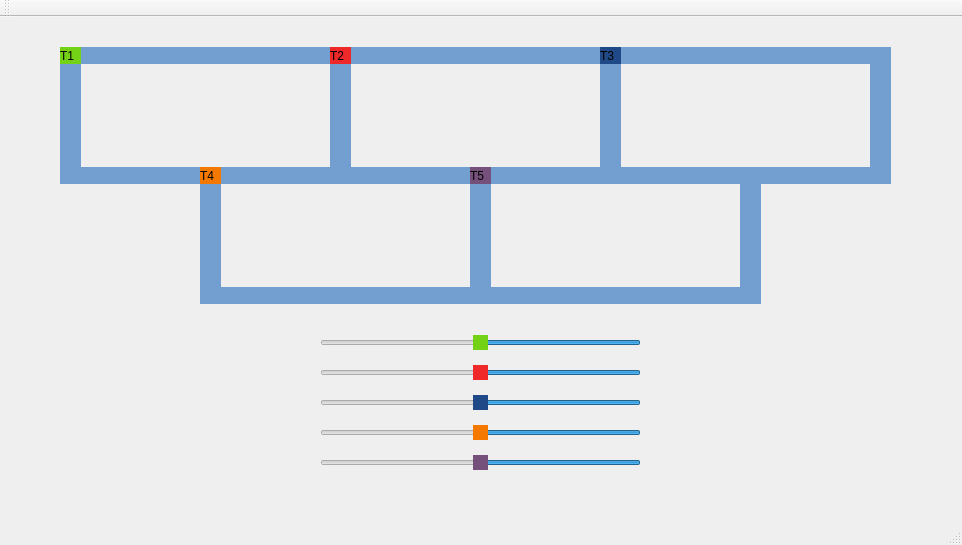
<?xml version="1.0" encoding="UTF-8"?>
<ui version="4.0">
 <class>MainWindow</class>
 <widget class="QMainWindow" name="MainWindow">
  <property name="geometry">
   <rect>
    <x>0</x>
    <y>0</y>
    <width>962</width>
    <height>545</height>
   </rect>
  </property>
  <property name="windowTitle">
   <string>MainWindow</string>
  </property>
  <widget class="QWidget" name="centralWidget">
   <widget class="QLabel" name="label_trem1">
    <property name="geometry">
     <rect>
      <x>60</x>
      <y>30</y>
      <width>21</width>
      <height>17</height>
     </rect>
    </property>
    <property name="styleSheet">
     <string notr="true">QLabel { background: rgb(115, 210, 22)}</string>
    </property>
    <property name="text">
     <string>T1</string>
    </property>
   </widget>
   <widget class="QLabel" name="label_trilho1">
    <property name="geometry">
     <rect>
      <x>80</x>
      <y>30</y>
      <width>250</width>
      <height>17</height>
     </rect>
    </property>
    <property name="styleSheet">
     <string notr="true">QLabel { background: rgb(114, 159, 207)}</string>
    </property>
    <property name="text">
     <string/>
    </property>
   </widget>
   <widget class="QLabel" name="label_trilho2">
    <property name="geometry">
     <rect>
      <x>80</x>
      <y>150</y>
      <width>250</width>
      <height>17</height>
     </rect>
    </property>
    <property name="styleSheet">
     <string notr="true">QLabel { background: rgb(114, 159, 207)}</string>
    </property>
    <property name="text">
     <string/>
    </property>
   </widget>
   <widget class="QLabel" name="label_trilho3">
    <property name="geometry">
     <rect>
      <x>330</x>
      <y>30</y>
      <width>21</width>
      <height>137</height>
     </rect>
    </property>
    <property name="styleSheet">
     <string notr="true">QLabel { background: rgb(114, 159, 207)}</string>
    </property>
    <property name="text">
     <string/>
    </property>
   </widget>
   <widget class="QLabel" name="label_trilho4">
    <property name="geometry">
     <rect>
      <x>60</x>
      <y>30</y>
      <width>21</width>
      <height>137</height>
     </rect>
    </property>
    <property name="styleSheet">
     <string notr="true">QLabel { background: rgb(114, 159, 207)}</string>
    </property>
    <property name="text">
     <string/>
    </property>
   </widget>
   <widget class="QLabel" name="label_trilho4_2">
    <property name="geometry">
     <rect>
      <x>600</x>
      <y>30</y>
      <width>21</width>
      <height>137</height>
     </rect>
    </property>
    <property name="styleSheet">
     <string notr="true">QLabel { background: rgb(114, 159, 207)}</string>
    </property>
    <property name="text">
     <string/>
    </property>
   </widget>
   <widget class="QLabel" name="label_trilho1_2">
    <property name="geometry">
     <rect>
      <x>350</x>
      <y>30</y>
      <width>250</width>
      <height>17</height>
     </rect>
    </property>
    <property name="styleSheet">
     <string notr="true">QLabel { background: rgb(114, 159, 207)}</string>
    </property>
    <property name="text">
     <string/>
    </property>
   </widget>
   <widget class="QLabel" name="label_trilho2_2">
    <property name="geometry">
     <rect>
      <x>350</x>
      <y>150</y>
      <width>250</width>
      <height>17</height>
     </rect>
    </property>
    <property name="styleSheet">
     <string notr="true">QLabel { background: rgb(114, 159, 207)}</string>
    </property>
    <property name="text">
     <string/>
    </property>
   </widget>
   <widget class="QLabel" name="label_trem2">
    <property name="geometry">
     <rect>
      <x>330</x>
      <y>30</y>
      <width>21</width>
      <height>17</height>
     </rect>
    </property>
    <property name="styleSheet">
     <string notr="true">QLabel { background: rgb(239, 41, 41)}</string>
    </property>
    <property name="text">
     <string>T2</string>
    </property>
   </widget>
   <widget class="QLabel" name="label_trem3">
    <property name="geometry">
     <rect>
      <x>600</x>
      <y>30</y>
      <width>21</width>
      <height>17</height>
     </rect>
    </property>
    <property name="styleSheet">
     <string notr="true">QLabel { background: rgb(32, 74, 135)}</string>
    </property>
    <property name="text">
     <string>T3</string>
    </property>
   </widget>
   <widget class="QLabel" name="label_trilho1_3">
    <property name="geometry">
     <rect>
      <x>620</x>
      <y>30</y>
      <width>250</width>
      <height>17</height>
     </rect>
    </property>
    <property name="styleSheet">
     <string notr="true">QLabel { background: rgb(114, 159, 207)}</string>
    </property>
    <property name="text">
     <string/>
    </property>
   </widget>
   <widget class="QLabel" name="label_trilho4_3">
    <property name="geometry">
     <rect>
      <x>870</x>
      <y>30</y>
      <width>21</width>
      <height>137</height>
     </rect>
    </property>
    <property name="styleSheet">
     <string notr="true">QLabel { background: rgb(114, 159, 207)}</string>
    </property>
    <property name="text">
     <string/>
    </property>
   </widget>
   <widget class="QLabel" name="label_trilho2_3">
    <property name="geometry">
     <rect>
      <x>620</x>
      <y>150</y>
      <width>250</width>
      <height>17</height>
     </rect>
    </property>
    <property name="styleSheet">
     <string notr="true">QLabel { background: rgb(114, 159, 207)}</string>
    </property>
    <property name="text">
     <string/>
    </property>
   </widget>
   <widget class="QLabel" name="label_trilho1_4">
    <property name="geometry">
     <rect>
      <x>220</x>
      <y>270</y>
      <width>250</width>
      <height>17</height>
     </rect>
    </property>
    <property name="styleSheet">
     <string notr="true">QLabel { background: rgb(114, 159, 207)}</string>
    </property>
    <property name="text">
     <string/>
    </property>
   </widget>
   <widget class="QLabel" name="label_trilho1_5">
    <property name="geometry">
     <rect>
      <x>490</x>
      <y>270</y>
      <width>250</width>
      <height>17</height>
     </rect>
    </property>
    <property name="styleSheet">
     <string notr="true">QLabel { background: rgb(114, 159, 207)}</string>
    </property>
    <property name="text">
     <string/>
    </property>
   </widget>
   <widget class="QLabel" name="label_trilho4_4">
    <property name="geometry">
     <rect>
      <x>200</x>
      <y>150</y>
      <width>21</width>
      <height>137</height>
     </rect>
    </property>
    <property name="styleSheet">
     <string notr="true">QLabel { background: rgb(114, 159, 207)}</string>
    </property>
    <property name="text">
     <string/>
    </property>
   </widget>
   <widget class="QLabel" name="label_trilho4_5">
    <property name="geometry">
     <rect>
      <x>470</x>
      <y>150</y>
      <width>21</width>
      <height>137</height>
     </rect>
    </property>
    <property name="styleSheet">
     <string notr="true">QLabel { background: rgb(114, 159, 207)}</string>
    </property>
    <property name="text">
     <string/>
    </property>
   </widget>
   <widget class="QLabel" name="label_trilho4_6">
    <property name="geometry">
     <rect>
      <x>740</x>
      <y>150</y>
      <width>21</width>
      <height>137</height>
     </rect>
    </property>
    <property name="styleSheet">
     <string notr="true">QLabel { background: rgb(114, 159, 207)}</string>
    </property>
    <property name="text">
     <string/>
    </property>
   </widget>
   <widget class="QLabel" name="label_trem4">
    <property name="geometry">
     <rect>
      <x>200</x>
      <y>150</y>
      <width>21</width>
      <height>17</height>
     </rect>
    </property>
    <property name="styleSheet">
     <string notr="true">QLabel { background: rgb(245, 121, 0)}</string>
    </property>
    <property name="text">
     <string>T4</string>
    </property>
   </widget>
   <widget class="QLabel" name="label_trem5">
    <property name="geometry">
     <rect>
      <x>470</x>
      <y>150</y>
      <width>21</width>
      <height>17</height>
     </rect>
    </property>
    <property name="styleSheet">
     <string notr="true">QLabel { background: rgb(117, 80, 123)}</string>
    </property>
    <property name="text">
     <string>T5</string>
    </property>
   </widget>
   <widget class="QSlider" name="slider_trem1">
    <property name="geometry">
     <rect>
      <x>320</x>
      <y>310</y>
      <width>321</width>
      <height>31</height>
     </rect>
    </property>
    <property name="layoutDirection">
     <enum>Qt::RightToLeft</enum>
    </property>
    <property name="styleSheet">
     <string notr="true">QSlider::handle:horizontal {background: rgb(115, 210, 22)}</string>
    </property>
    <property name="minimum">
     <number>0</number>
    </property>
    <property name="maximum">
     <number>200</number>
    </property>
    <property name="singleStep">
     <number>10</number>
    </property>
    <property name="pageStep">
     <number>10</number>
    </property>
    <property name="value">
     <number>100</number>
    </property>
    <property name="sliderPosition">
     <number>100</number>
    </property>
    <property name="orientation">
     <enum>Qt::Horizontal</enum>
    </property>
    <property name="invertedAppearance">
     <bool>false</bool>
    </property>
    <property name="invertedControls">
     <bool>false</bool>
    </property>
   </widget>
   <widget class="QSlider" name="slider_trem2">
    <property name="geometry">
     <rect>
      <x>320</x>
      <y>340</y>
      <width>321</width>
      <height>31</height>
     </rect>
    </property>
    <property name="layoutDirection">
     <enum>Qt::RightToLeft</enum>
    </property>
    <property name="styleSheet">
     <string notr="true">QSlider::handle:horizontal {background: rgb(239, 41, 41)}</string>
    </property>
    <property name="minimum">
     <number>0</number>
    </property>
    <property name="maximum">
     <number>200</number>
    </property>
    <property name="singleStep">
     <number>10</number>
    </property>
    <property name="pageStep">
     <number>10</number>
    </property>
    <property name="value">
     <number>100</number>
    </property>
    <property name="sliderPosition">
     <number>100</number>
    </property>
    <property name="orientation">
     <enum>Qt::Horizontal</enum>
    </property>
    <property name="invertedAppearance">
     <bool>false</bool>
    </property>
    <property name="invertedControls">
     <bool>false</bool>
    </property>
   </widget>
   <widget class="QSlider" name="slider_trem3">
    <property name="geometry">
     <rect>
      <x>320</x>
      <y>370</y>
      <width>321</width>
      <height>31</height>
     </rect>
    </property>
    <property name="layoutDirection">
     <enum>Qt::RightToLeft</enum>
    </property>
    <property name="styleSheet">
     <string notr="true">QSlider::handle:horizontal {background: rgb(32, 74, 135)}</string>
    </property>
    <property name="minimum">
     <number>0</number>
    </property>
    <property name="maximum">
     <number>200</number>
    </property>
    <property name="singleStep">
     <number>10</number>
    </property>
    <property name="pageStep">
     <number>10</number>
    </property>
    <property name="value">
     <number>100</number>
    </property>
    <property name="sliderPosition">
     <number>100</number>
    </property>
    <property name="orientation">
     <enum>Qt::Horizontal</enum>
    </property>
    <property name="invertedAppearance">
     <bool>false</bool>
    </property>
    <property name="invertedControls">
     <bool>false</bool>
    </property>
   </widget>
   <widget class="QSlider" name="slider_trem4">
    <property name="geometry">
     <rect>
      <x>320</x>
      <y>400</y>
      <width>321</width>
      <height>31</height>
     </rect>
    </property>
    <property name="layoutDirection">
     <enum>Qt::RightToLeft</enum>
    </property>
    <property name="styleSheet">
     <string notr="true">QSlider::handle:horizontal {background: rgb(245, 121, 0)}</string>
    </property>
    <property name="minimum">
     <number>0</number>
    </property>
    <property name="maximum">
     <number>200</number>
    </property>
    <property name="singleStep">
     <number>10</number>
    </property>
    <property name="pageStep">
     <number>10</number>
    </property>
    <property name="value">
     <number>100</number>
    </property>
    <property name="sliderPosition">
     <number>100</number>
    </property>
    <property name="orientation">
     <enum>Qt::Horizontal</enum>
    </property>
    <property name="invertedAppearance">
     <bool>false</bool>
    </property>
    <property name="invertedControls">
     <bool>false</bool>
    </property>
   </widget>
   <widget class="QSlider" name="slider_trem5">
    <property name="geometry">
     <rect>
      <x>320</x>
      <y>430</y>
      <width>321</width>
      <height>31</height>
     </rect>
    </property>
    <property name="layoutDirection">
     <enum>Qt::RightToLeft</enum>
    </property>
    <property name="styleSheet">
     <string notr="true">QSlider::handle:horizontal {background: rgb(117, 80, 123)}</string>
    </property>
    <property name="minimum">
     <number>0</number>
    </property>
    <property name="maximum">
     <number>200</number>
    </property>
    <property name="singleStep">
     <number>10</number>
    </property>
    <property name="pageStep">
     <number>10</number>
    </property>
    <property name="value">
     <number>100</number>
    </property>
    <property name="sliderPosition">
     <number>100</number>
    </property>
    <property name="orientation">
     <enum>Qt::Horizontal</enum>
    </property>
    <property name="invertedAppearance">
     <bool>false</bool>
    </property>
    <property name="invertedControls">
     <bool>false</bool>
    </property>
   </widget>
   <zorder>label_trilho4_2</zorder>
   <zorder>label_trilho2_3</zorder>
   <zorder>label_trilho2_2</zorder>
   <zorder>label_trilho3</zorder>
   <zorder>label_trilho1_5</zorder>
   <zorder>label_trilho4_6</zorder>
   <zorder>label_trilho4_5</zorder>
   <zorder>label_trilho1_4</zorder>
   <zorder>label_trilho4_4</zorder>
   <zorder>label_trilho2</zorder>
   <zorder>label_trilho4</zorder>
   <zorder>label_trilho4_3</zorder>
   <zorder>label_trilho1_3</zorder>
   <zorder>label_trilho1</zorder>
   <zorder>label_trilho1_2</zorder>
   <zorder>label_trem2</zorder>
   <zorder>label_trem3</zorder>
   <zorder>label_trem4</zorder>
   <zorder>label_trem5</zorder>
   <zorder>slider_trem1</zorder>
   <zorder>slider_trem2</zorder>
   <zorder>slider_trem3</zorder>
   <zorder>slider_trem4</zorder>
   <zorder>slider_trem5</zorder>
   <zorder>label_trem1</zorder>
  </widget>
  <widget class="QMenuBar" name="menuBar">
   <property name="geometry">
    <rect>
     <x>0</x>
     <y>0</y>
     <width>962</width>
     <height>22</height>
    </rect>
   </property>
  </widget>
  <widget class="QToolBar" name="mainToolBar">
   <attribute name="toolBarArea">
    <enum>TopToolBarArea</enum>
   </attribute>
   <attribute name="toolBarBreak">
    <bool>false</bool>
   </attribute>
  </widget>
  <widget class="QStatusBar" name="statusBar"/>
 </widget>
 <layoutdefault spacing="6" margin="11"/>
 <resources/>
 <connections/>
</ui>
